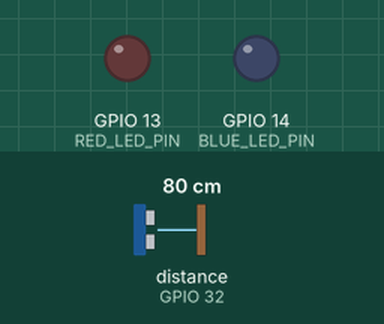
Bench run of a sketch on a simulated ESP32. On the bench: output pins drawn as LEDs (lit = HIGH). Wiring (inferred from the names in the program): ultrasonic range finder: trigger GPIO 25; echo GPIO 32. Inputs (shaded band) come from the test bench; at power-on: distance to the obstacle (sensor on GPIO 32) 80 cm. The echo pulse lasts 58.3 µs per cm; WiFi joins after 1.5 s; servers stay silent unless stated; the local clock reads 2024-03-15 10:24:30 at power-on unless the sketch sets it; pins used as bus, display or sensor lines are not drawn; what the sketch prints to the serial monitor is not drawn.

Above: at 3.6 s.
Timing chart, 0 to 5.1 s (numbered marks = the images above):
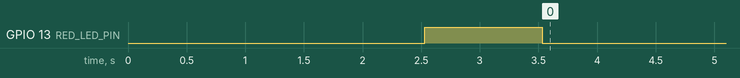

The sketch:

reservoir_node.ino
```cpp
#include <esp_now.h>
#include <esp_wifi.h>
#include <WiFi.h>
#include <time.h>
#include <HTTPClient.h>
#include <ArduinoJson.h>
#include <WiFiManager.h>          //https://github.com/tzapu/WiFiManager WiFi Configuration Magic

// Node Information
const char* NODE_NAME = "ESP32-NODE-RESERVOIR";
constexpr uint8_t CONTROL_NODE_MAC_ADDRESS[] = {0xC8, 0x2E, 0x18, 0x68, 0x8B, 0xB4};
constexpr uint8_t GATEWAY_NODE_MAC_ADDRESS[] = {0x8C, 0x4F, 0x00, 0x3D, 0x52, 0x84};

constexpr int BLUE_LED_PIN = 14; // Blink when transfer data with the control node
constexpr int RED_LED_PIN = 13; // Blink when tranfer data with the gateway node
constexpr int ECHO_PIN = 32; // Brown
constexpr int TRIGGER_PIN = 25; // Yellow
constexpr int DEFAULT_WIFI_CHANNEL = 9;
constexpr int DEFAULT_MAX_OF_TRIES = 20;
constexpr int RESERVOIR_HEIGHT_CM = 178;
constexpr int DEFAULT_INTERVAL_READ = 14400; // 4 hours

int interval_read;
int wifi_channel;
int no_max_of_tries;

esp_now_peer_info_t gateway_node_info;
esp_now_peer_info_t control_node_info;

enum payload_type {
  soilMoisture,
  waterLevel,
  solenoidState,
  requestWaterLevel
};

struct NodePayload {
  payload_type type;
  int value;
};

NodePayload payload;

int water_level;
bool send_data_to_control_node = false;
bool waiting_control_node_ack = false;
bool send_data_to_gateway = false;
bool waiting_gateway_ack = false;
int no_of_tries = 0;
time_t previous_read_time = time(NULL);


WiFiManager wm;
WiFiManagerParameter no_max_of_tries_field;
WiFiManagerParameter wifi_channel_field;
WiFiManagerParameter interval_read_field;

/** Setup Functions **/

String getParam(String name){
  //read parameter from server, for customhmtl input
  String value;
  if(wm.server->hasArg(name)) {
    value = wm.server->arg(name);
  }
  return value;
}

void save_params() {
  no_max_of_tries = getParam("no_max_of_tries").toInt();
  wifi_channel = getParam("wifi_channel").toInt();
  interval_read = getParam("interval_read").toInt();
}

// Configure Wi-Fi
void setup_wifi() {
  Serial.println("Setting up Wi-Fi...");
  WiFi.mode(WIFI_STA);
  WiFi.setSleep(false);

  new (&no_max_of_tries_field) WiFiManagerParameter("no_max_of_tries", "Máximo de reenvios de dados", String(DEFAULT_MAX_OF_TRIES).c_str(), 3, "type='number'");
  new (&wifi_channel_field) WiFiManagerParameter("wifi_channel", "Canal WiFi (quando desconectado)", String(DEFAULT_WIFI_CHANNEL).c_str(), 2, "type='number'");
  new (&interval_read_field) WiFiManagerParameter("interval_read", "Intervalo de leitura do nível de reservatório de água", String(DEFAULT_INTERVAL_READ).c_str(), 10, "type='number'");

  wm.resetSettings();

  wm.addParameter(&no_max_of_tries_field);
  wm.addParameter(&wifi_channel_field);
  wm.addParameter(&interval_read_field);

  wm.setSaveParamsCallback(save_params);
  wm.setSaveConfigCallback(save_params);
  wm.setBreakAfterConfig(true);

  wm.setDarkMode(true);

  wm.setConfigPortalTimeout(120);

  bool res;
  wm.autoConnect(NODE_NAME, "password");
  esp_wifi_set_promiscuous(true);
  WiFi.setChannel(wifi_channel);
  esp_wifi_set_promiscuous(false);

  Serial.println("\nWi-Fi setup complete.");
}


void on_receive_message(const esp_now_recv_info_t* node_info, const uint8_t* incoming_data, int len) {
    memcpy(&payload, incoming_data, sizeof(payload));

    switch (payload.type) {
      case requestWaterLevel:
        if (!send_data_to_control_node) {
          send_data_to_control_node = true;
        }
    }

    digitalWrite(BLUE_LED_PIN, HIGH);
    delay(500);
    digitalWrite(BLUE_LED_PIN, LOW);
}

void on_message_sent(const uint8_t* mac_addr, esp_now_send_status_t status) {
  Serial.println(no_of_tries);
  switch (status) {
    case ESP_NOW_SEND_SUCCESS:
      no_of_tries = 1;
      if (waiting_control_node_ack) {
        digitalWrite(BLUE_LED_PIN, HIGH);
        send_data_to_gateway = true;
      } else {
        digitalWrite(RED_LED_PIN, HIGH);
      }
      break;
    case ESP_NOW_SEND_FAIL:
      if (no_of_tries >= no_max_of_tries) {
        no_of_tries = 1;
        break;
      }
      no_of_tries++;

      // Force a resend
      send_data_to_gateway = true;
      if (waiting_control_node_ack) {
        send_data_to_control_node = true;
      } else {
        send_data_to_gateway = true;
      }
  }
  delay(1000);
  digitalWrite(RED_LED_PIN, LOW);
  digitalWrite(BLUE_LED_PIN, LOW);
  waiting_gateway_ack = false;
  waiting_control_node_ack = false;
}

// Configure ESP-NOW
void setup_esp_now() {
    Serial.println("Initializing ESP-NOW...");
    if (esp_now_init() != ESP_OK) {
        Serial.println("ESP-NOW initialization failed.");
        return;
    }
    esp_now_register_recv_cb(on_receive_message);
    esp_now_register_send_cb(on_message_sent);

    memcpy(gateway_node_info.peer_addr, GATEWAY_NODE_MAC_ADDRESS, 6);
    gateway_node_info.encrypt = false;

    if (esp_now_add_peer(&gateway_node_info) != ESP_OK) {
      Serial.println("Error adding ESP-NOW peer.");
      return;
    }

    memcpy(control_node_info.peer_addr, CONTROL_NODE_MAC_ADDRESS, 6);
    control_node_info.encrypt = false;

    if (esp_now_add_peer(&control_node_info) != ESP_OK) {
      Serial.println("Error adding ESP-NOW peer.");
      return;
    }

    Serial.println("ESP-NOW setup complete.");
}

// Configure GPIO Pins
void setup_pins() {
    Serial.println("Configuring pins...");
    pinMode(BLUE_LED_PIN, OUTPUT);
    pinMode(RED_LED_PIN, OUTPUT);
    pinMode(ECHO_PIN, INPUT);
    pinMode(TRIGGER_PIN, OUTPUT);
    digitalWrite(BLUE_LED_PIN, LOW);
    digitalWrite(RED_LED_PIN, LOW);
    Serial.println("Pin configuration complete.");
}

void print_node_info() {
  Serial.println(NODE_NAME);
  Serial.print("IP Address: ");
  Serial.println(WiFi.localIP());
  Serial.print("WiFi Channel: ");
  Serial.println(WiFi.channel());
  Serial.print("MAC Address: ");
  Serial.println(WiFi.macAddress());
}

int read_sensor_data() {
  long duration;
  float distance;

  digitalWrite(TRIGGER_PIN, LOW);
  delayMicroseconds(2);
  digitalWrite(TRIGGER_PIN, HIGH);
  delayMicroseconds(10);
  digitalWrite(TRIGGER_PIN, LOW);

  duration = pulseIn(ECHO_PIN, HIGH, 12000);

  distance = (duration * 0.0343) / 2;

  float water_level = RESERVOIR_HEIGHT_CM - distance;

  int percentual = map(water_level, 0, RESERVOIR_HEIGHT_CM, 0, 100);

  Serial.print("Distance to water: ");
  Serial.print(distance);
  Serial.println(" cm");

  Serial.print("Water Height: ");
  Serial.print(water_level);
  Serial.println(" cm");

  Serial.print("Water Level: ");
  Serial.print(percentual);
  Serial.println("%");

  previous_read_time = time(NULL);

  return percentual;
}

bool is_time_to_read() {
  return difftime(time(NULL), previous_read_time) >= interval_read;
}

void send_esp_now_data(const uint8_t* mac_address) {
  Serial.println("Sending data to another node.");

  payload.type = waterLevel;
  payload.value = read_sensor_data();

  esp_err_t send_result = esp_now_send(mac_address, (uint8_t*)&payload, sizeof(payload));
  if (send_result == ESP_OK) {
    Serial.println("The message was sent.");
  } else {
    Serial.println("The message was NOT sent.");
  }

  Serial.println("Data was sent to another node.");
}

// Setup Function
void setup() {
    Serial.begin(115200);
    delay(1000);

    Serial.println("Initializing system...");
    wifi_channel = DEFAULT_WIFI_CHANNEL;
    no_max_of_tries = DEFAULT_MAX_OF_TRIES;
    interval_read = DEFAULT_INTERVAL_READ;

    setup_wifi();
    setup_esp_now();
    setup_pins();

    previous_read_time -= interval_read;
    Serial.println("System initialization complete.");
    print_node_info();
}

// Loop Function
void loop() {
  if (send_data_to_control_node) {
    send_data_to_control_node = false;
    send_esp_now_data(CONTROL_NODE_MAC_ADDRESS);
    waiting_control_node_ack = true;
  }

  if (is_time_to_read() || send_data_to_gateway) {
    send_data_to_gateway = false;
    send_esp_now_data(GATEWAY_NODE_MAC_ADDRESS);
    waiting_gateway_ack = true;
  }
}
```

Measured:
- by itself, GPIO 13 (RED_LED_PIN): LOW → HIGH at 2.5 s, → LOW 1.0 s later
